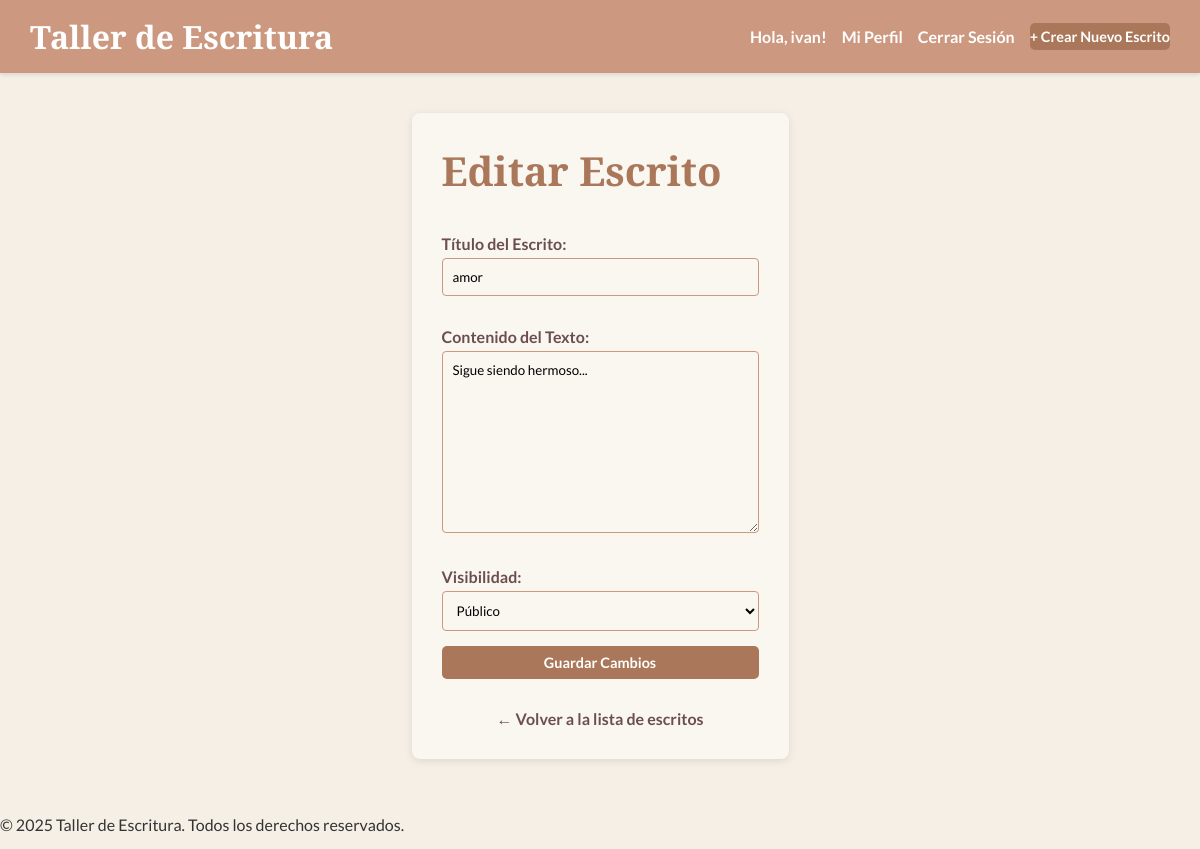
Screenshot of /escritura/2/editar/ (signed in) with the database file from the repository.
### escritura/models.py (models this page shows, shortened)
class Escrito(models.Model):
    ESTADO_CHOICES = [
        ('BORRADOR', 'Borrador'),
        ('PRIVADO', 'Privado'),
        ('PUBLICO', 'Público'),
    ]
    autor = models.ForeignKey(User, on_delete=models.CASCADE, related_name='escritos')
    titulo = models.CharField(max_length=200)
    contenido = RichTextUploadingField() # MODIFICADO: Usa RichTextUploadingField para permitir subir archivos
    fecha_creacion = models.DateTimeField(auto_now_add=True)
    fecha_actualizacion = models.DateTimeField(auto_now=True)
    estado = models.CharField(max_length=10, choices=ESTADO_CHOICES, default='BORRADOR')
    class Meta:
        ordering = ['-fecha_creacion']
        verbose_name = "Escrito"
        verbose_name_plural = "Escritos"

### escritura/views.py (the view)
# urls.py: path('<int:pk>/editar/', views.editar_escrito, name='editar_escrito'),
@login_required # Solo usuarios autenticados pueden acceder.
def editar_escrito(request, pk):
    escrito = get_object_or_404(Escrito, pk=pk)
    if request.user != escrito.autor:
        raise Http404("No tienes permiso para editar este escrito.")
    if request.method == 'POST':
        form = EscritoForm(request.POST, instance=escrito)
        if form.is_valid():
            form.save()
            return redirect('escritura:detalle_escrito', pk=escrito.pk)
    else:
        form = EscritoForm(instance=escrito)
    return render(request, 'escritura/crear_editar_escrito.html', {'form': form, 'es_creacion': False})

### escritura/forms.py
class EscritoForm(forms.ModelForm):
    class Meta:
        model = Escrito
        fields = ['titulo', 'contenido', 'estado']
        labels = {
            'titulo': 'Título del Escrito',
            'contenido': 'Contenido del Texto',
            'estado': 'Visibilidad',
        }

### escritura/templates/escritura/crear_editar_escrito.html (shortened to what this page needs)
{% extends 'base.html' %}
{% block content %}
    <h1 class="page-title">{% if es_creacion %}Crear Nuevo Escrito{% else %}Editar Escrito{% endif %}</h1>
    <form method="post">
        {{ form.as_p }}
        <button type="submit" class="button primary">
            {% if es_creacion %}Publicar Escrito{% else %}Guardar Cambios{% endif %}
        </button>
    </form>
    <a href="{% url 'escritura:lista_escritos' %}" class="back-link">← Volver a la lista de escritos</a>
{% endblock %}

### taller_escritura/templates/base.html (shortened to what this page needs)
{% load static %}
<!DOCTYPE html>
<html lang="es">
<head>
    <link rel="stylesheet" href="{% static 'css/main.css' %}">
</head>
<body>
    <header class="main-header">
        <nav class="main-nav">
            <div class="logo">
                <a href="{% url 'escritura:lista_escritos' %}">Taller de Escritura</a>
            </div>
            <ul class="nav-links">
                {% if user.is_authenticated %}
                    <li><span class="welcome-message">Hola, {{ user.username }}!</span></li>
                    <li><a href="{% url 'escritura:perfil_usuario' %}">Mi Perfil</a></li>
                    <li><a href="{% url 'logout' %}">Cerrar Sesión</a></li>
                    <li><a href="{% url 'escritura:crear_escrito' %}" class="button primary">+ Crear Nuevo Escrito</a></li>
                {% else %}
                    <li><a href="{% url 'login' %}" class="button">Iniciar Sesión</a></li>
                    <li><a href="{% url 'escritura:registro' %}" class="button secondary">Registrarse</a></li>
                {% endif %}
            </ul>
        </nav>
    </header>
    <main class="container">
        {% block content %}
        {% endblock %}
    </main>
    <footer>
        <p>© 2025 Taller de Escritura. Todos los derechos reservados.</p>
    </footer>
</body>
</html>

### static/css/main.css (style rules this page uses)
body { font-family: 'Lato', sans-serif; margin: 0; background-color: #F5EFE6; color: #333333; display: flex; flex-direction: column; min-height: 100vh; }
.container { max-width: 800px; margin: 20px auto; background-color: #FAF7F0; padding: 20px; border-radius: 8px; box-shadow: 0 2px 8px rgba(0, 0, 0, 0.1); flex-grow: 1; box-sizing: border-box; }
h1, h2, h3, h4, h5, h6 { font-family: 'Playfair Display', serif; color: #AA775A; margin-top: 0; margin-bottom: 20px; }
a { color: #6B4F4F; text-decoration: none; }
.button { background-color: #AA775A; color: white; padding: 8px 15px; border: none; border-radius: 5px; cursor: pointer; font-size: 0.9em; text-decoration: none; font-weight: bold; display: inline-block; text-align: center; transition: background-color 0.3s ease; font-family: 'Lato', sans-serif; }
.button.primary { background-color: #AA775A; }
.main-header { background-color: #CC9980; color: white; padding: 15px 20px; box-shadow: 0 2px 4px rgba(0, 0, 0, 0.1); }
.main-nav { display: flex; flex-wrap: wrap; justify-content: space-between; align-items: center; max-width: 1200px; margin: 0 auto; }
.logo { flex-basis: 100%; text-align: center; margin-bottom: 10px; }
.logo a { color: white; font-size: 1.8em; font-weight: bold; text-decoration: none; display: block; font-family: 'Playfair Display', serif; }
.nav-links { list-style: none; margin: 0; padding: 0; display: flex; flex-wrap: wrap; justify-content: center; gap: 15px; align-items: center; width: 100%; }
.nav-links li { margin: 0; }
.nav-links a, .nav-links span { color: white; text-decoration: none; font-weight: bold; padding: 5px 0; white-space: nowrap; font-family: 'Lato', sans-serif; }
.welcome-message { font-weight: bold; margin-right: 0; color: white; font-family: 'Lato', sans-serif; }
form { display: flex; flex-direction: column; }
p { margin-bottom: 15px; }
p label { display: block; margin-bottom: 5px; font-weight: bold; color: #6B4F4F; font-family: 'Lato', sans-serif; }
input[type="text"], input[type="password"], input[type="email"], select, textarea { font-family: 'Lato', sans-serif; width: 100%; padding: 10px; border: 1px solid #CC9980; border-radius: 4px; box-sizing: border-box; background-color: #FAF7F0; }
textarea { resize: vertical; min-height: 150px; }
.back-link { display: block; margin-top: 30px; text-align: center; text-decoration: none; color: #6B4F4F; font-weight: bold; font-family: 'Lato', sans-serif; }
@media (min-width: 600px) { .container { padding: 30px; } }
@media (min-width: 600px) { .main-header { padding: 15px 30px; } }
@media (min-width: 600px) { .logo { flex-basis: auto; text-align: left; margin-bottom: 0; } }
@media (min-width: 600px) { .nav-links { justify-content: flex-end; width: auto; } }
@media (min-width: 992px) { .container { margin-top: 40px; margin-bottom: 40px; } }
@media (min-width: 992px) { h1 { font-size: 2.5em; } }
@media (min-width: 992px) { .logo a { font-size: 2em; } }

### rows the page displays
Escrito: titulo "amor", contenido "Sigue siendo hermoso...", estado "Público"

### other values shown
{{ user.username }} "ivan"
